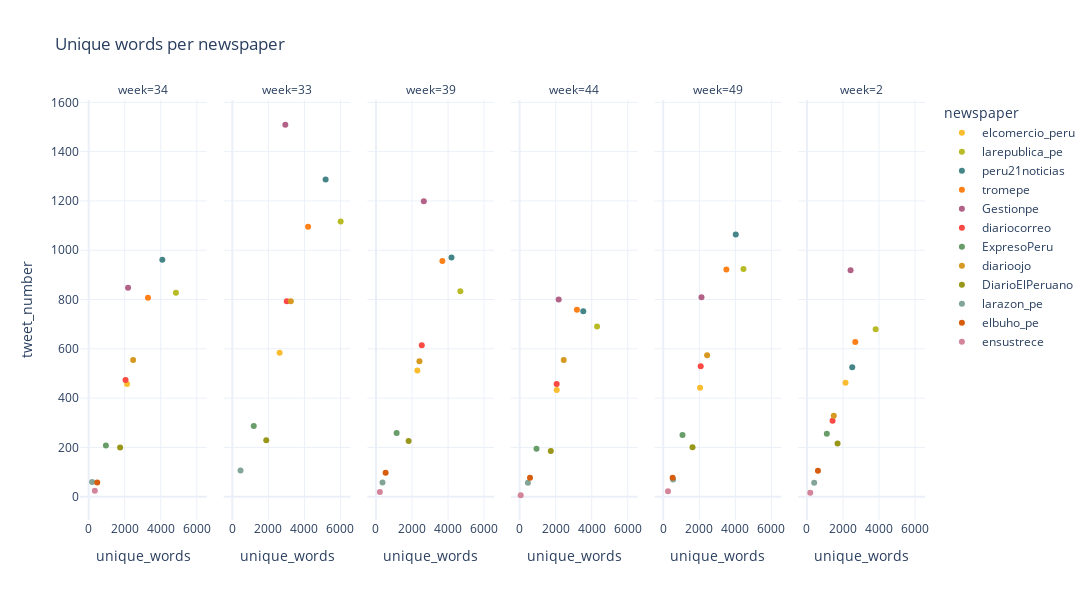

Notebook code for this chart:
### Code cell
fig = px.scatter(
    data_words,
    "unique_words",
    "tweet_number",
    facet_col="week",
    color="newspaper",
    color_discrete_sequence=gruvbox_colors,
    title="Unique words per newspaper",
    width=2400,
    height=600
)

fig.show()

### Figure 1 — Plotly figure (JSON) as saved in the notebook; plotly's stock layout.template omitted (floating-point values rounded to 4 significant figures)
{"data": [{"hovertemplate": "newspaper=elcomercio_peru<br>week=34<br>unique_words=%{x}<br>tweet_number=%{y}<extra></extra>", "legendgroup": "elcomercio_peru", "marker": {"color": "#fabd2f", "symbol": "circle"}, "mode": "markers", "name": "elcomercio_peru", "orientation": "v", "showlegend": true, "type": "scatter", "x": [2128], "xaxis": "x", "y": [457], "yaxis": "y"}, {"hovertemplate": "newspaper=elcomercio_peru<br>week=33<br>unique_words=%{x}<br>tweet_number=%{y}<extra></extra>", "legendgroup": "elcomercio_peru", "marker": {"color": "#fabd2f", "symbol": "circle"}, "mode": "markers", "name": "elcomercio_peru", "orientation": "v", "showlegend": false, "type": "scatter", "x": [2624], "xaxis": "x2", "y": [584], "yaxis": "y2"}, {"hovertemplate": "newspaper=elcomercio_peru<br>week=39<br>unique_words=%{x}<br>tweet_number=%{y}<extra></extra>", "legendgroup": "elcomercio_peru", "marker": {"color": "#fabd2f", "symbol": "circle"}, "mode": "markers", "name": "elcomercio_peru", "orientation": "v", "showlegend": false, "type": "scatter", "x": [2295], "xaxis": "x3", "y": [512], "yaxis": "y3"}, {"hovertemplate": "newspaper=elcomercio_peru<br>week=44<br>unique_words=%{x}<br>tweet_number=%{y}<extra></extra>", "legendgroup": "elcomercio_peru", "marker": {"color": "#fabd2f", "symbol": "circle"}, "mode": "markers", "name": "elcomercio_peru", "orientation": "v", "showlegend": false, "type": "scatter", "x": [2058], "xaxis": "x4", "y": [433], "yaxis": "y4"}, {"hovertemplate": "newspaper=elcomercio_peru<br>week=49<br>unique_words=%{x}<br>tweet_number=%{y}<extra></extra>", "legendgroup": "elcomercio_peru", "marker": {"color": "#fabd2f", "symbol": "circle"}, "mode": "markers", "name": "elcomercio_peru", "orientation": "v", "showlegend": false, "type": "scatter", "x": [2042], "xaxis": "x5", "y": [442], "yaxis": "y5"}, {"hovertemplate": "newspaper=elcomercio_peru<br>week=2<br>unique_words=%{x}<br>tweet_number=%{y}<extra></extra>", "legendgroup": "elcomercio_peru", "marker": {"color": "#fabd2f", "symbol": "circle"}, "mode": "markers", "name": "elcomercio_peru", "orientation": "v", "showlegend": false, "type": "scatter", "x": [2142], "xaxis": "x6", "y": [462], "yaxis": "y6"}, {"hovertemplate": "newspaper=larepublica_pe<br>week=34<br>unique_words=%{x}<br>tweet_number=%{y}<extra></extra>", "legendgroup": "larepublica_pe", "marker": {"color": "#b8bb26", "symbol": "circle"}, "mode": "markers", "name": "larepublica_pe", "orientation": "v", "showlegend": true, "type": "scatter", "x": [4841], "xaxis": "x", "y": [827], "yaxis": "y"}, {"hovertemplate": "newspaper=larepublica_pe<br>week=33<br>unique_words=%{x}<br>tweet_number=%{y}<extra></extra>", "legendgroup": "larepublica_pe", "marker": {"color": "#b8bb26", "symbol": "circle"}, "mode": "markers", "name": "larepublica_pe", "orientation": "v", "showlegend": false, "type": "scatter", "x": [6011], "xaxis": "x2", "y": [1117], "yaxis": "y2"}, {"hovertemplate": "newspaper=larepublica_pe<br>week=39<br>unique_words=%{x}<br>tweet_number=%{y}<extra></extra>", "legendgroup": "larepublica_pe", "marker": {"color": "#b8bb26", "symbol": "circle"}, "mode": "markers", "name": "larepublica_pe", "orientation": "v", "showlegend": false, "type": "scatter", "x": [4681], "xaxis": "x3", "y": [834], "yaxis": "y3"}, {"hovertemplate": "newspaper=larepublica_pe<br>week=44<br>unique_words=%{x}<br>tweet_number=%{y}<extra></extra>", "legendgroup": "larepublica_pe", "marker": {"color": "#b8bb26", "symbol": "circle"}, "mode": "markers", "name": "larepublica_pe", "orientation": "v", "showlegend": false, "type": "scatter", "x": [4298], "xaxis": "x4", "y": [691], "yaxis": "y4"}, {"hovertemplate": "newspaper=larepublica_pe<br>week=49<br>unique_words=%{x}<br>tweet_number=%{y}<extra></extra>", "legendgroup": "larepublica_pe", "marker": {"color": "#b8bb26", "symbol": "circle"}, "mode": "markers", "name": "larepublica_pe", "orientation": "v", "showlegend": false, "type": "scatter", "x": [4450], "xaxis": "x5", "y": [924], "yaxis": "y5"}, {"hovertemplate": "newspaper=larepublica_pe<br>week=2<br>unique_words=%{x}<br>tweet_number=%{y}<extra></extra>", "legendgroup": "larepublica_pe", "marker": {"color": "#b8bb26", "symbol": "circle"}, "mode": "markers", "name": "larepublica_pe", "orientation": "v", "showlegend": false, "type": "scatter", "x": [3814], "xaxis": "x6", "y": [679], "yaxis": "y6"}, {"hovertemplate": "newspaper=peru21noticias<br>week=34<br>unique_words=%{x}<br>tweet_number=%{y}<extra></extra>", "legendgroup": "peru21noticias", "marker": {"color": "#458588", "symbol": "circle"}, "mode": "markers", "name": "peru21noticias", "orientation": "v", "showlegend": true, "type": "scatter", "x": [4087], "xaxis": "x", "y": [961], "yaxis": "y"}, {"hovertemplate": "newspaper=peru21noticias<br>week=33<br>unique_words=%{x}<br>tweet_number=%{y}<extra></extra>", "legendgroup": "peru21noticias", "marker": {"color": "#458588", "symbol": "circle"}, "mode": "markers", "name": "peru21noticias", "orientation": "v", "showlegend": false, "type": "scatter", "x": [5177], "xaxis": "x2", "y": [1287], "yaxis": "y2"}, {"hovertemplate": "newspaper=peru21noticias<br>week=39<br>unique_words=%{x}<br>tweet_number=%{y}<extra></extra>", "legendgroup": "peru21noticias", "marker": {"color": "#458588", "symbol": "circle"}, "mode": "markers", "name": "peru21noticias", "orientation": "v", "showlegend": false, "type": "scatter", "x": [4190], "xaxis": "x3", "y": [970], "yaxis": "y3"}, {"hovertemplate": "newspaper=peru21noticias<br>week=44<br>unique_words=%{x}<br>tweet_number=%{y}<extra></extra>", "legendgroup": "peru21noticias", "marker": {"color": "#458588", "symbol": "circle"}, "mode": "markers", "name": "peru21noticias", "orientation": "v", "showlegend": false, "type": "scatter", "x": [3532], "xaxis": "x4", "y": [752], "yaxis": "y4"}, {"hovertemplate": "newspaper=peru21noticias<br>week=49<br>unique_words=%{x}<br>tweet_number=%{y}<extra></extra>", "legendgroup": "peru21noticias", "marker": {"color": "#458588", "symbol": "circle"}, "mode": "markers", "name": "peru21noticias", "orientation": "v", "showlegend": false, "type": "scatter", "x": [4022], "xaxis": "x5", "y": [1064], "yaxis": "y5"}, {"hovertemplate": "newspaper=peru21noticias<br>week=2<br>unique_words=%{x}<br>tweet_number=%{y}<extra></extra>", "legendgroup": "peru21noticias", "marker": {"color": "#458588", "symbol": "circle"}, "mode": "markers", "name": "peru21noticias", "orientation": "v", "showlegend": false, "type": "scatter", "x": [2513], "xaxis": "x6", "y": [525], "yaxis": "y6"}, {"hovertemplate": "newspaper=tromepe<br>week=34<br>unique_words=%{x}<br>tweet_number=%{y}<extra></extra>", "legendgroup": "tromepe", "marker": {"color": "#fe8019", "symbol": "circle"}, "mode": "markers", "name": "tromepe", "orientation": "v", "showlegend": true, "type": "scatter", "x": [3290], "xaxis": "x", "y": [807], "yaxis": "y"}, {"hovertemplate": "newspaper=tromepe<br>week=33<br>unique_words=%{x}<br>tweet_number=%{y}<extra></extra>", "legendgroup": "tromepe", "marker": {"color": "#fe8019", "symbol": "circle"}, "mode": "markers", "name": "tromepe", "orientation": "v", "showlegend": false, "type": "scatter", "x": [4204], "xaxis": "x2", "y": [1095], "yaxis": "y2"}, {"hovertemplate": "newspaper=tromepe<br>week=39<br>unique_words=%{x}<br>tweet_number=%{y}<extra></extra>", "legendgroup": "tromepe", "marker": {"color": "#fe8019", "symbol": "circle"}, "mode": "markers", "name": "tromepe", "orientation": "v", "showlegend": false, "type": "scatter", "x": [3684], "xaxis": "x3", "y": [956], "yaxis": "y3"}, {"hovertemplate": "newspaper=tromepe<br>week=44<br>unique_words=%{x}<br>tweet_number=%{y}<extra></extra>", "legendgroup": "tromepe", "marker": {"color": "#fe8019", "symbol": "circle"}, "mode": "markers", "name": "tromepe", "orientation": "v", "showlegend": false, "type": "scatter", "x": [3179], "xaxis": "x4", "y": [759], "yaxis": "y4"}, {"hovertemplate": "newspaper=tromepe<br>week=49<br>unique_words=%{x}<br>tweet_number=%{y}<extra></extra>", "legendgroup": "tromepe", "marker": {"color": "#fe8019", "symbol": "circle"}, "mode": "markers", "name": "tromepe", "orientation": "v", "showlegend": false, "type": "scatter", "x": [3502], "xaxis": "x5", "y": [922], "yaxis": "y5"}, {"hovertemplate": "newspaper=tromepe<br>week=2<br>unique_words=%{x}<br>tweet_number=%{y}<extra></extra>", "legendgroup": "tromepe", "marker": {"color": "#fe8019", "symbol": "circle"}, "mode": "markers", "name": "tromepe", "orientation": "v", "showlegend": false, "type": "scatter", "x": [2685], "xaxis": "x6", "y": [628], "yaxis": "y6"}, {"hovertemplate": "newspaper=Gestionpe<br>week=34<br>unique_words=%{x}<br>tweet_number=%{y}<extra></extra>", "legendgroup": "Gestionpe", "marker": {"color": "#b16286", "symbol": "circle"}, "mode": "markers", "name": "Gestionpe", "orientation": "v", "showlegend": true, "type": "scatter", "x": [2187], "xaxis": "x", "y": [848], "yaxis": "y"}, {"hovertemplate": "newspaper=Gestionpe<br>week=33<br>unique_words=%{x}<br>tweet_number=%{y}<extra></extra>", "legendgroup": "Gestionpe", "marker": {"color": "#b16286", "symbol": "circle"}, "mode": "markers", "name": "Gestionpe", "orientation": "v", "showlegend": false, "type": "scatter", "x": [2941], "xaxis": "x2", "y": [1509], "yaxis": "y2"}, {"hovertemplate": "newspaper=Gestionpe<br>week=39<br>unique_words=%{x}<br>tweet_number=%{y}<extra></extra>", "legendgroup": "Gestionpe", "marker": {"color": "#b16286", "symbol": "circle"}, "mode": "markers", "name": "Gestionpe", "orientation": "v", "showlegend": false, "type": "scatter", "x": [2655], "xaxis": "x3", "y": [1199], "yaxis": "y3"}, {"hovertemplate": "newspaper=Gestionpe<br>week=44<br>unique_words=%{x}<br>tweet_number=%{y}<extra></extra>", "legendgroup": "Gestionpe", "marker": {"color": "#b16286", "symbol": "circle"}, "mode": "markers", "name": "Gestionpe", "orientation": "v", "showlegend": false, "type": "scatter", "x": [2167], "xaxis": "x4", "y": [800], "yaxis": "y4"}, {"hovertemplate": "newspaper=Gestionpe<br>week=49<br>unique_words=%{x}<br>tweet_number=%{y}<extra></extra>", "legendgroup": "Gestionpe", "marker": {"color": "#b16286", "symbol": "circle"}, "mode": "markers", "name": "Gestionpe", "orientation": "v", "showlegend": false, "type": "scatter", "x": [2119], "xaxis": "x5", "y": [809], "yaxis": "y5"}, {"hovertemplate": "newspaper=Gestionpe<br>week=2<br>unique_words=%{x}<br>tweet_number=%{y}<extra></extra>", "legendgroup": "Gestionpe", "marker": {"color": "#b16286", "symbol": "circle"}, "mode": "markers", "name": "Gestionpe", "orientation": "v", "showlegend": false, "type": "scatter", "x": [2421], "xaxis": "x6", "y": [919], "yaxis": "y6"}, {"hovertemplate": "newspaper=diariocorreo<br>week=34<br>unique_words=%{x}<br>tweet_number=%{y}<extra></extra>", "legendgroup": "diariocorreo", "marker": {"color": "#fb4943", "symbol": "circle"}, "mode": "markers", "name": "diariocorreo", "orientation": "v", "showlegend": true, "type": "scatter", "x": [2046], "xaxis": "x", "y": [474], "yaxis": "y"}, {"hovertemplate": "newspaper=diariocorreo<br>week=33<br>unique_words=%{x}<br>tweet_number=%{y}<extra></extra>", "legendgroup": "diariocorreo", "marker": {"color": "#fb4943", "symbol": "circle"}, "mode": "markers", "name": "diariocorreo", "orientation": "v", "showlegend": false, "type": "scatter", "x": [3022], "xaxis": "x2", "y": [793], "yaxis": "y2"}, {"hovertemplate": "newspaper=diariocorreo<br>week=39<br>unique_words=%{x}<br>tweet_number=%{y}<extra></extra>", "legendgroup": "diariocorreo", "marker": {"color": "#fb4943", "symbol": "circle"}, "mode": "markers", "name": "diariocorreo", "orientation": "v", "showlegend": false, "type": "scatter", "x": [2541], "xaxis": "x3", "y": [614], "yaxis": "y3"}, {"hovertemplate": "newspaper=diariocorreo<br>week=44<br>unique_words=%{x}<br>tweet_number=%{y}<extra></extra>", "legendgroup": "diariocorreo", "marker": {"color": "#fb4943", "symbol": "circle"}, "mode": "markers", "name": "diariocorreo", "orientation": "v", "showlegend": false, "type": "scatter", "x": [2055], "xaxis": "x4", "y": [457], "yaxis": "y4"}, {"hovertemplate": "newspaper=diariocorreo<br>week=49<br>unique_words=%{x}<br>tweet_number=%{y}<extra></extra>", "legendgroup": "diariocorreo", "marker": {"color": "#fb4943", "symbol": "circle"}, "mode": "markers", "name": "diariocorreo", "orientation": "v", "showlegend": false, "type": "scatter", "x": [2077], "xaxis": "x5", "y": [529], "yaxis": "y5"}, {"hovertemplate": "newspaper=diariocorreo<br>week=2<br>unique_words=%{x}<br>tweet_number=%{y}<extra></extra>", "legendgroup": "diariocorreo", "marker": {"color": "#fb4943", "symbol": "circle"}, "mode": "markers", "name": "diariocorreo", "orientation": "v", "showlegend": false, "type": "scatter", "x": [1423], "xaxis": "x6", "y": [308], "yaxis": "y6"}, {"hovertemplate": "newspaper=ExpresoPeru<br>week=34<br>unique_words=%{x}<br>tweet_number=%{y}<extra></extra>", "legendgroup": "ExpresoPeru", "marker": {"color": "#689d6a", "symbol": "circle"}, "mode": "markers", "name": "ExpresoPeru", "orientation": "v", "showlegend": true, "type": "scatter", "x": [956], "xaxis": "x", "y": [208], "yaxis": "y"}, {"hovertemplate": "newspaper=ExpresoPeru<br>week=33<br>unique_words=%{x}<br>tweet_number=%{y}<extra></extra>", "legendgroup": "ExpresoPeru", "marker": {"color": "#689d6a", "symbol": "circle"}, "mode": "markers", "name": "ExpresoPeru", "orientation": "v", "showlegend": false, "type": "scatter", "x": [1189], "xaxis": "x2", "y": [287], "yaxis": "y2"}, {"hovertemplate": "newspaper=ExpresoPeru<br>week=39<br>unique_words=%{x}<br>tweet_number=%{y}<extra></extra>", "legendgroup": "ExpresoPeru", "marker": {"color": "#689d6a", "symbol": "circle"}, "mode": "markers", "name": "ExpresoPeru", "orientation": "v", "showlegend": false, "type": "scatter", "x": [1145], "xaxis": "x3", "y": [259], "yaxis": "y3"}, {"hovertemplate": "newspaper=ExpresoPeru<br>week=44<br>unique_words=%{x}<br>tweet_number=%{y}<extra></extra>", "legendgroup": "ExpresoPeru", "marker": {"color": "#689d6a", "symbol": "circle"}, "mode": "markers", "name": "ExpresoPeru", "orientation": "v", "showlegend": false, "type": "scatter", "x": [936], "xaxis": "x4", "y": [195], "yaxis": "y4"}, {"hovertemplate": "newspaper=ExpresoPeru<br>week=49<br>unique_words=%{x}<br>tweet_number=%{y}<extra></extra>", "legendgroup": "ExpresoPeru", "marker": {"color": "#689d6a", "symbol": "circle"}, "mode": "markers", "name": "ExpresoPeru", "orientation": "v", "showlegend": false, "type": "scatter", "x": [1066], "xaxis": "x5", "y": [250], "yaxis": "y5"}, {"hovertemplate": "newspaper=ExpresoPeru<br>week=2<br>unique_words=%{x}<br>tweet_number=%{y}<extra></extra>", "legendgroup": "ExpresoPeru", "marker": {"color": "#689d6a", "symbol": "circle"}, "mode": "markers", "name": "ExpresoPeru", "orientation": "v", "showlegend": false, "type": "scatter", "x": [1105], "xaxis": "x6", "y": [255], "yaxis": "y6"}, {"hovertemplate": "newspaper=diarioojo<br>week=34<br>unique_words=%{x}<br>tweet_number=%{y}<extra></extra>", "legendgroup": "diarioojo", "marker": {"color": "#d79921", "symbol": "circle"}, "mode": "markers", "name": "diarioojo", "orientation": "v", "showlegend": true, "type": "scatter", "x": [2466], "xaxis": "x", "y": [555], "yaxis": "y"}, {"hovertemplate": "newspaper=diarioojo<br>week=33<br>unique_words=%{x}<br>tweet_number=%{y}<extra></extra>", "legendgroup": "diarioojo", "marker": {"color": "#d79921", "symbol": "circle"}, "mode": "markers", "name": "diarioojo", "orientation": "v", "showlegend": false, "type": "scatter", "x": [3245], "xaxis": "x2", "y": [793], "yaxis": "y2"}, {"hovertemplate": "newspaper=diarioojo<br>week=39<br>unique_words=%{x}<br>tweet_number=%{y}<extra></extra>", "legendgroup": "diarioojo", "marker": {"color": "#d79921", "symbol": "circle"}, "mode": "markers", "name": "diarioojo", "orientation": "v", "showlegend": false, "type": "scatter", "x": [2411], "xaxis": "x3", "y": [550], "yaxis": "y3"}, {"hovertemplate": "newspaper=diarioojo<br>week=44<br>unique_words=%{x}<br>tweet_number=%{y}<extra></extra>", "legendgroup": "diarioojo", "marker": {"color": "#d79921", "symbol": "circle"}, "mode": "markers", "name": "diarioojo", "orientation": "v", "showlegend": false, "type": "scatter", "x": [2447], "xaxis": "x4", "y": [555], "yaxis": "y4"}, {"hovertemplate": "newspaper=diarioojo<br>week=49<br>unique_words=%{x}<br>tweet_number=%{y}<extra></extra>", "legendgroup": "diarioojo", "marker": {"color": "#d79921", "symbol": "circle"}, "mode": "markers", "name": "diarioojo", "orientation": "v", "showlegend": false, "type": "scatter", "x": [2433], "xaxis": "x5", "y": [574], "yaxis": "y5"}, {"hovertemplate": "newspaper=diarioojo<br>week=2<br>unique_words=%{x}<br>tweet_number=%{y}<extra></extra>", "legendgroup": "diarioojo", "marker": {"color": "#d79921", "symbol": "circle"}, "mode": "markers", "name": "diarioojo", "orientation": "v", "showlegend": false, "type": "scatter", "x": [1490], "xaxis": "x6", "y": [329], "yaxis": "y6"}, {"hovertemplate": "newspaper=DiarioElPeruano<br>week=34<br>unique_words=%{x}<br>tweet_number=%{y}<extra></extra>", "legendgroup": "DiarioElPeruano", "marker": {"color": "#98971a", "symbol": "circle"}, "mode": "markers", "name": "DiarioElPeruano", "orientation": "v", "showlegend": true, "type": "scatter", "x": [1745], "xaxis": "x", "y": [200], "yaxis": "y"}, {"hovertemplate": "newspaper=DiarioElPeruano<br>week=33<br>unique_words=%{x}<br>tweet_number=%{y}<extra></extra>", "legendgroup": "DiarioElPeruano", "marker": {"color": "#98971a", "symbol": "circle"}, "mode": "markers", "name": "DiarioElPeruano", "orientation": "v", "showlegend": false, "type": "scatter", "x": [1883], "xaxis": "x2", "y": [229], "yaxis": "y2"}, {"hovertemplate": "newspaper=DiarioElPeruano<br>week=39<br>unique_words=%{x}<br>tweet_number=%{y}<extra></extra>", "legendgroup": "DiarioElPeruano", "marker": {"color": "#98971a", "symbol": "circle"}, "mode": "markers", "name": "DiarioElPeruano", "orientation": "v", "showlegend": false, "type": "scatter", "x": [1811], "xaxis": "x3", "y": [226], "yaxis": "y3"}, {"hovertemplate": "newspaper=DiarioElPeruano<br>week=44<br>unique_words=%{x}<br>tweet_number=%{y}<extra></extra>", "legendgroup": "DiarioElPeruano", "marker": {"color": "#98971a", "symbol": "circle"}, "mode": "markers", "name": "DiarioElPeruano", "orientation": "v", "showlegend": false, "type": "scatter", "x": [1729], "xaxis": "x4", "y": [186], "yaxis": "y4"}, {"hovertemplate": "newspaper=DiarioElPeruano<br>week=49<br>unique_words=%{x}<br>tweet_number=%{y}<extra></extra>", "legendgroup": "DiarioElPeruano", "marker": {"color": "#98971a", "symbol": "circle"}, "mode": "markers", "name": "DiarioElPeruano", "orientation": "v", "showlegend": false, "type": "scatter", "x": [1623], "xaxis": "x5", "y": [201], "yaxis": "y5"}, {"hovertemplate": "newspaper=DiarioElPeruano<br>week=2<br>unique_words=%{x}<br>tweet_number=%{y}<extra></extra>", "legendgroup": "DiarioElPeruano", "marker": {"color": "#98971a", "symbol": "circle"}, "mode": "markers", "name": "DiarioElPeruano", "orientation": "v", "showlegend": false, "type": "scatter", "x": [1700], "xaxis": "x6", "y": [216], "yaxis": "y6"}, {"hovertemplate": "newspaper=larazon_pe<br>week=34<br>unique_words=%{x}<br>tweet_number=%{y}<extra></extra>", "legendgroup": "larazon_pe", "marker": {"color": "#83a598", "symbol": "circle"}, "mode": "markers", "name": "larazon_pe", "orientation": "v", "showlegend": true, "type": "scatter", "x": [192], "xaxis": "x", "y": [60], "yaxis": "y"}, {"hovertemplate": "newspaper=larazon_pe<br>week=33<br>unique_words=%{x}<br>tweet_number=%{y}<extra></extra>", "legendgroup": "larazon_pe", "marker": {"color": "#83a598", "symbol": "circle"}, "mode": "markers", "name": "larazon_pe", "orientation": "v", "showlegend": false, "type": "scatter", "x": [456], "xaxis": "x2", "y": [106], "yaxis": "y2"}, {"hovertemplate": "newspaper=larazon_pe<br>week=39<br>unique_words=%{x}<br>tweet_number=%{y}<extra></extra>", "legendgroup": "larazon_pe", "marker": {"color": "#83a598", "symbol": "circle"}, "mode": "markers", "name": "larazon_pe", "orientation": "v", "showlegend": false, "type": "scatter", "x": [362], "xaxis": "x3", "y": [58], "yaxis": "y3"}, {"hovertemplate": "newspaper=larazon_pe<br>week=44<br>unique_words=%{x}<br>tweet_number=%{y}<extra></extra>", "legendgroup": "larazon_pe", "marker": {"color": "#83a598", "symbol": "circle"}, "mode": "markers", "name": "larazon_pe", "orientation": "v", "showlegend": false, "type": "scatter", "x": [460], "xaxis": "x4", "y": [57], "yaxis": "y4"}, {"hovertemplate": "newspaper=larazon_pe<br>week=49<br>unique_words=%{x}<br>tweet_number=%{y}<extra></extra>", "legendgroup": "larazon_pe", "marker": {"color": "#83a598", "symbol": "circle"}, "mode": "markers", "name": "larazon_pe", "orientation": "v", "showlegend": false, "type": "scatter", "x": [544], "xaxis": "x5", "y": [70], "yaxis": "y5"}, {"hovertemplate": "newspaper=larazon_pe<br>week=2<br>unique_words=%{x}<br>tweet_number=%{y}<extra></extra>", "legendgroup": "larazon_pe", "marker": {"color": "#83a598", "symbol": "circle"}, "mode": "markers", "name": "larazon_pe", "orientation": "v", "showlegend": false, "type": "scatter", "x": [402], "xaxis": "x6", "y": [57], "yaxis": "y6"}, {"hovertemplate": "newspaper=elbuho_pe<br>week=34<br>unique_words=%{x}<br>tweet_number=%{y}<extra></extra>", "legendgroup": "elbuho_pe", "marker": {"color": "#d65d0e", "symbol": "circle"}, "mode": "markers", "name": "elbuho_pe", "orientation": "v", "showlegend": true, "type": "scatter", "x": [474], "xaxis": "x", "y": [58], "yaxis": "y"}, {"hovertemplate": "newspaper=elbuho_pe<br>week=39<br>unique_words=%{x}<br>tweet_number=%{y}<extra></extra>", "legendgroup": "elbuho_pe", "marker": {"color": "#d65d0e", "symbol": "circle"}, "mode": "markers", "name": "elbuho_pe", "orientation": "v", "showlegend": false, "type": "scatter", "x": [535], "xaxis": "x3", "y": [97], "yaxis": "y3"}, {"hovertemplate": "newspaper=elbuho_pe<br>week=44<br>unique_words=%{x}<br>tweet_number=%{y}<extra></extra>", "legendgroup": "elbuho_pe", "marker": {"color": "#d65d0e", "symbol": "circle"}, "mode": "markers", "name": "elbuho_pe", "orientation": "v", "showlegend": false, "type": "scatter", "x": [576], "xaxis": "x4", "y": [77], "yaxis": "y4"}, {"hovertemplate": "newspaper=elbuho_pe<br>week=49<br>unique_words=%{x}<br>tweet_number=%{y}<extra></extra>", "legendgroup": "elbuho_pe", "marker": {"color": "#d65d0e", "symbol": "circle"}, "mode": "markers", "name": "elbuho_pe", "orientation": "v", "showlegend": false, "type": "scatter", "x": [518], "xaxis": "x5", "y": [77], "yaxis": "y5"}, {"hovertemplate": "newspaper=elbuho_pe<br>week=2<br>unique_words=%{x}<br>tweet_number=%{y}<extra></extra>", "legendgroup": "elbuho_pe", "marker": {"color": "#d65d0e", "symbol": "circle"}, "mode": "markers", "name": "elbuho_pe", "orientation": "v", "showlegend": false, "type": "scatter", "x": [612], "xaxis": "x6", "y": [105], "yaxis": "y6"}, {"hovertemplate": "newspaper=ensustrece<br>week=34<br>unique_words=%{x}<br>tweet_number=%{y}<extra></extra>", "legendgroup": "ensustrece", "marker": {"color": "#d3869b", "symbol": "circle"}, "mode": "markers", "name": "ensustrece", "orientation": "v", "showlegend": true, "type": "scatter", "x": [342], "xaxis": "x", "y": [24], "yaxis": "y"}, {"hovertemplate": "newspaper=ensustrece<br>week=39<br>unique_words=%{x}<br>tweet_number=%{y}<extra></extra>", "legendgroup": "ensustrece", "marker": {"color": "#d3869b", "symbol": "circle"}, "mode": "markers", "name": "ensustrece", "orientation": "v", "showlegend": false, "type": "scatter", "x": [215], "xaxis": "x3", "y": [19], "yaxis": "y3"}, {"hovertemplate": "newspaper=ensustrece<br>week=44<br>unique_words=%{x}<br>tweet_number=%{y}<extra></extra>", "legendgroup": "ensustrece", "marker": {"color": "#d3869b", "symbol": "circle"}, "mode": "markers", "name": "ensustrece", "orientation": "v", "showlegend": false, "type": "scatter", "x": [59], "xaxis": "x4", "y": [6], "yaxis": "y4"}, {"hovertemplate": "newspaper=ensustrece<br>week=49<br>unique_words=%{x}<br>tweet_number=%{y}<extra></extra>", "legendgroup": "ensustrece", "marker": {"color": "#d3869b", "symbol": "circle"}, "mode": "markers", "name": "ensustrece", "orientation": "v", "showlegend": false, "type": "scatter", "x": [261], "xaxis": "x5", "y": [22], "yaxis": "y5"}, {"hovertemplate": "newspaper=ensustrece<br>week=2<br>unique_words=%{x}<br>tweet_number=%{y}<extra></extra>", "legendgroup": "ensustrece", "marker": {"color": "#d3869b", "symbol": "circle"}, "mode": "markers", "name": "ensustrece", "orientation": "v", "showlegend": false, "type": "scatter", "x": [186], "xaxis": "x6", "y": [16], "yaxis": "y6"}], "layout": {"annotations": [{"font": {}, "showarrow": false, "text": "week=34", "x": 0.075, "xanchor": "center", "xref": "paper", "y": 1, "yanchor": "bottom", "yref": "paper"}, {"font": {}, "showarrow": false, "text": "week=33", "x": 0.245, "xanchor": "center", "xref": "paper", "y": 1, "yanchor": "bottom", "yref": "paper"}, {"font": {}, "showarrow": false, "text": "week=39", "x": 0.415, "xanchor": "center", "xref": "paper", "y": 1, "yanchor": "bottom", "yref": "paper"}, {"font": {}, "showarrow": false, "text": "week=44", "x": 0.585, "xanchor": "center", "xref": "paper", "y": 1, "yanchor": "bottom", "yref": "paper"}, {"font": {}, "showarrow": false, "text": "week=49", "x": 0.755, "xanchor": "center", "xref": "paper", "y": 1, "yanchor": "bottom", "yref": "paper"}, {"font": {}, "showarrow": false, "text": "week=2", "x": 0.925, "xanchor": "center", "xref": "paper", "y": 1, "yanchor": "bottom", "yref": "paper"}], "height": 600, "legend": {"title": {"text": "newspaper"}, "tracegroupgap": 0}, "title": {"text": "Unique words per newspaper"}, "width": 2400, "xaxis": {"anchor": "y", "domain": [0, 0.15], "title": {"text": "unique_words"}}, "xaxis2": {"anchor": "y2", "domain": [0.17, 0.32], "matches": "x", "title": {"text": "unique_words"}}, "xaxis3": {"anchor": "y3", "domain": [0.34, 0.49], "matches": "x", "title": {"text": "unique_words"}}, "xaxis4": {"anchor": "y4", "domain": [0.51, 0.66], "matches": "x", "title": {"text": "unique_words"}}, "xaxis5": {"anchor": "y5", "domain": [0.68, 0.83], "matches": "x", "title": {"text": "unique_words"}}, "xaxis6": {"anchor": "y6", "domain": [0.85, 1], "matches": "x", "title": {"text": "unique_words"}}, "yaxis": {"anchor": "x", "domain": [0, 1], "title": {"text": "tweet_number"}}, "yaxis2": {"anchor": "x2", "domain": [0, 1], "matches": "y", "showticklabels": false}, "yaxis3": {"anchor": "x3", "domain": [0, 1], "matches": "y", "showticklabels": false}, "yaxis4": {"anchor": "x4", "domain": [0, 1], "matches": "y", "showticklabels": false}, "yaxis5": {"anchor": "x5", "domain": [0, 1], "matches": "y", "showticklabels": false}, "yaxis6": {"anchor": "x6", "domain": [0, 1], "matches": "y", "showticklabels": false}}}
